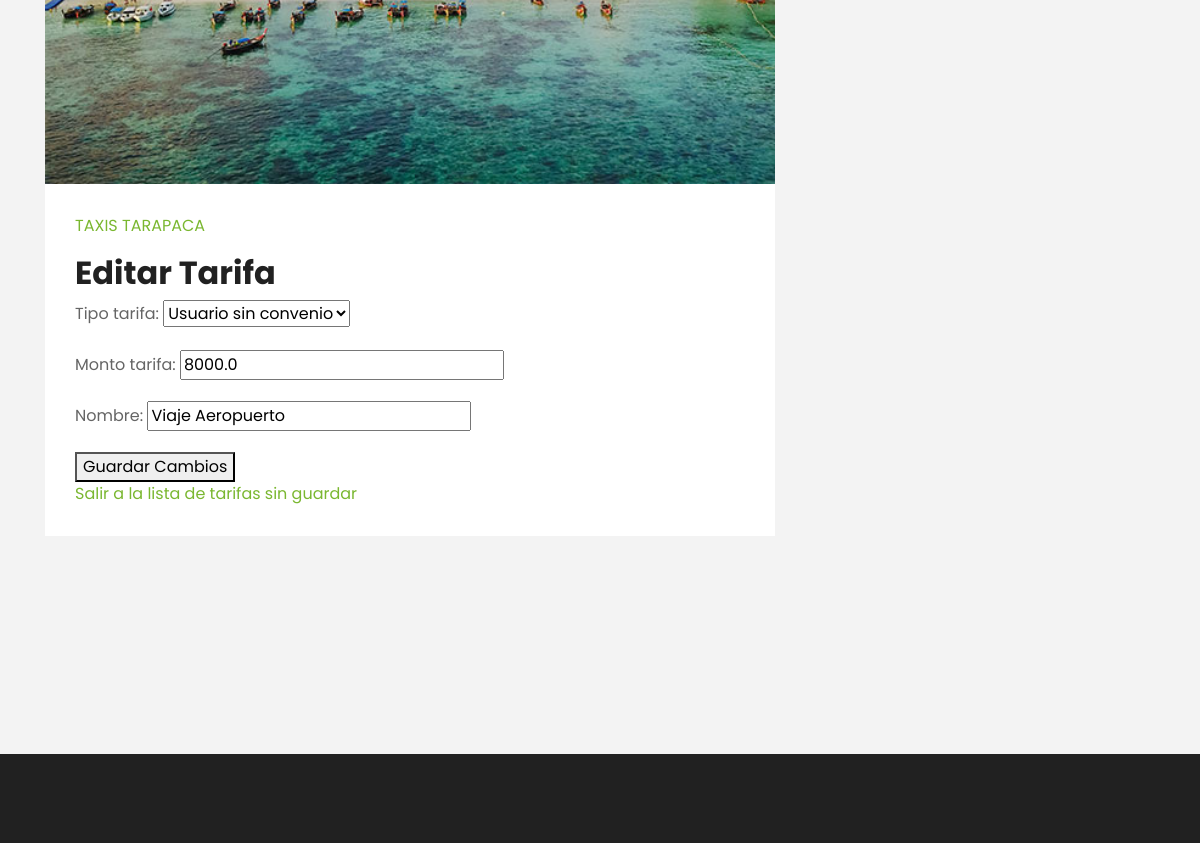
The app's page /es/scr_etar/4/ (signed in, middle part), older data.
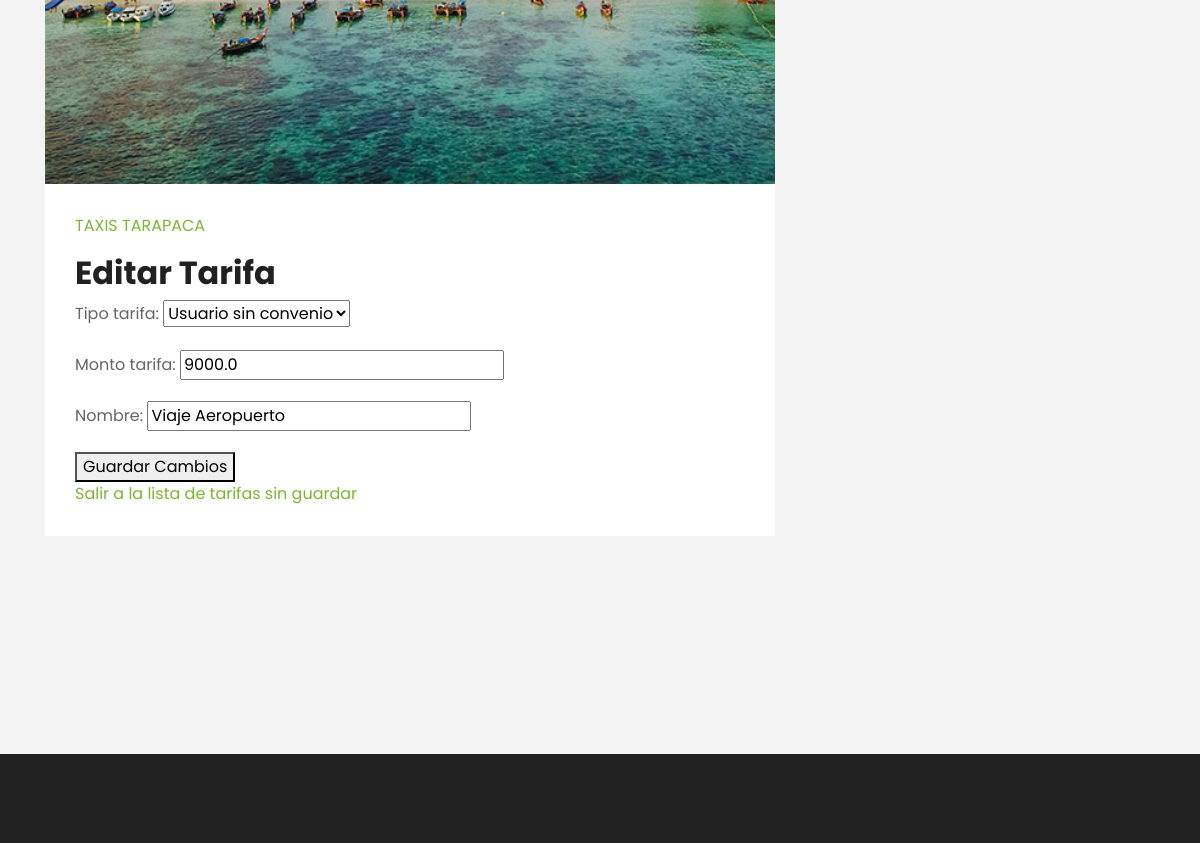
The same page, newer data.
### Gestion_viajes/models.py (models this page shows, shortened)
class Tarifa(models.Model):
    id = models.AutoField(primary_key=True,unique=True)
    nombre = models.CharField(max_length=54,blank=True,null=True)
    tipo_tarifa = models.ForeignKey(TiposTarifa,on_delete=models.SET_NULL,blank=True,null=True,default=None)
    convenio = models.ForeignKey(Convenio,on_delete=models.SET_NULL,blank=True,null=True,default=None)
    monto_tarifa = models.FloatField(null=True,blank=True)
    deleted_at = models.DateTimeField(null=True,blank=True)
    created_at = models.DateTimeField(null=True,blank=True)

### Gestion_viajes/views.py (the view)
# urls.py: path("scr_etar/<int:id_tarifa>/",views.scr_editar_tarifa,name='scr_editar_tarifa'),
def scr_editar_tarifa(request, id_tarifa):
    usuario = request.session.get('user',None)
    tarifa = Tarifa.objects.get(id=id_tarifa)
    if usuario is not None:
        if request.method == 'POST':
            form = TarifaForm(request.POST, instance=tarifa)
            if form.is_valid():
                try:
                    form.save()
                    form = BusquedaTarifaForm()
                    context = {'form':form,'tarifa':tarifa}
                except Exception as e:
                    err = "Error al guardar la tarifa."
                    form = BusquedaTarifaForm()
                    context = {'form':form,'tarifa':tarifa,'error':err}
                return render(request,'Gestion_viajes/scr_ver_datos_tarifa.html',context)
        else:
            form = TarifaForm(instance=tarifa)
        return render(request, 'Gestion_viajes/scr_edicion_tarifa.html', {'form': form, 'tarifa': tarifa})
    else:
        return render(request,'Gestion_viajes/err_frb.html')

### Gestion_viajes/forms.py
class TarifaForm(forms.ModelForm):
    class Meta:
        model = Tarifa
        fields = ['tipo_tarifa', 'monto_tarifa','nombre']

### Gestion_viajes/models.py (called while the page is built)
    def __str__(self):
        return self.nombre

### Taxis_tarapaca/templates/Gestion_viajes/scr_edicion_tarifa.html (shortened to what this page needs)
{% extends "secretarias_page.html" %}
{% load cms_tags %}
{% block content %}
    <h2>Editar Tarifa</h2>
    <form method="post" action="{% url 'scr_editar_tarifa' id_tarifa=tarifa.id %}">
        {{ form.as_p }}
        <button type="submit">Guardar Cambios</button>
    </form>
    <a href="{% url 'scr_buscar_tarifas' %}">Salir a la lista de tarifas sin guardar</a>
{% endblock content %}

Row changes from the older to the newer data that the page shows:
changed Tarifa "Usuario sin convenio": monto_tarifa "8000.0" → "9000.0"
